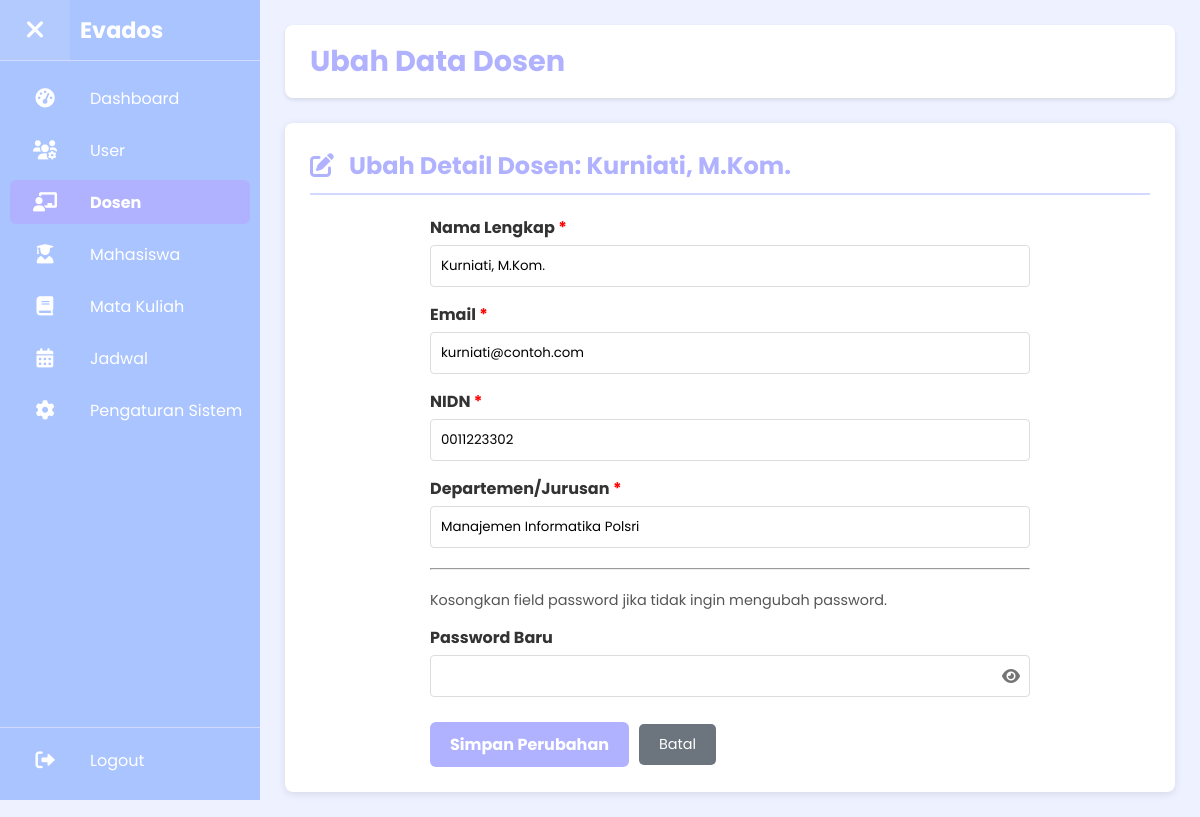
The page /admin/admin_edit_dosen.php?user_id=4 (signed in) on the database its author committed.
### tables this page shows
CREATE TABLE `dosen` (
  `user_id` int(11) NOT NULL,
  `nidn` varchar(30) NOT NULL,
  `department` varchar(100) DEFAULT NULL,
  `profile_photo_url` varchar(255) DEFAULT NULL
);

### admin/admin_edit_dosen.php (the view, shortened to what this page needs)
<?php
require_once '../config/db.php';
$page_title = "Tambah Dosen Baru";
$dosen_data = [
    'user_id' => null,
    'full_name' => '',
    'email' => '',
    'nidn' => '',
    'department' => ''
];
$is_editing = false;
$form_action_url = 'admin_edit_dosen.php?action=add';
$current_page_php = "admin_manage_dosen.php";
if (isset($_GET['user_id']) && is_numeric($_GET['user_id'])) {
    $user_id_to_edit = intval($_GET['user_id']);
    $page_title = "Ubah Data Dosen";
    $is_editing = true;
    $form_action_url = 'admin_edit_dosen.php?user_id=' . $user_id_to_edit;
    $stmt_fetch = $conn->prepare("SELECT au.user_id, au.full_name, au.email, d.nidn, d.department
                                  FROM Auth_Users au
                                  JOIN Dosen d ON au.user_id = d.user_id
                                  WHERE au.user_id = ? AND au.role = 'dosen'");
    if ($stmt_fetch) {
        $stmt_fetch->bind_param("i", $user_id_to_edit);
        $stmt_fetch->execute();
        $result_fetch = $stmt_fetch->get_result();
        if ($result_fetch->num_rows == 1) {
            $db_data = $result_fetch->fetch_assoc();
            $dosen_data = array_merge($dosen_data, $db_data);
        } else {
            $_SESSION['error_message_dosen_manage'] = "Data dosen tidak ditemukan atau bukan merupakan akun dosen.";
            header("Location: admin_manage_dosen.php");
            exit();
        }
    } else {
        $error_message = "Gagal mengambil data dosen: " . $conn->error;
        $dosen_data = null;
    }
} elseif (isset($_GET['action']) && $_GET['action'] == 'add') {
} else {
    $_SESSION['error_message_dosen_manage'] = "Aksi tidak valid atau ID Dosen tidak disediakan.";
    header("Location: admin_manage_dosen.php");
    exit();
}
?>
<!DOCTYPE html>
<html lang="id">
<head>
    <link rel="stylesheet" href="../css/style.css">
    <link rel="stylesheet" href="https://cdnjs.cloudflare.com/ajax/libs/font-awesome/6.0.0-beta3/css/all.min.css">
</head>
<body>
    <div class="mahasiswa-layout">
        <aside class="sidebar" id="sidebar">
            <div class="sidebar-top-section">
                <button class="sidebar-toggle" id="sidebarToggle" aria-label="Toggle Sidebar"><i
                        class="fas fa-bars"></i></button>
                <div class="sidebar-header">
                    <h3 class="logo-text">Evados</h3>
                </div>
            </div>
            <nav class="sidebar-menu">
                <ul>
                    <li><a href="admin_dashboard.php"
                            class="<?php echo ($current_page_php == 'admin_dashboard.php') ? 'active' : ''; ?>"><i
                                class="fas fa-tachometer-alt"></i> <span class="menu-text">Dashboard</span></a></li>
                    <li><a href="admin_manage_users.php"
                            class="<?php echo (strpos($current_page_php, 'admin_manage_users.php') !== false || strpos($current_page_php, 'admin_edit_user.php') !== false) ? 'active' : ''; ?>"><i
                                class="fas fa-users-cog"></i> <span class="menu-text">User</span></a></li>
                    <li><a href="admin_manage_dosen.php"
                            class="<?php echo (strpos($current_page_php, 'admin_manage_dosen.php') !== false || strpos($current_page_php, 'admin_edit_dosen.php') !== false) ? 'active' : ''; ?>"><i
                                class="fas fa-chalkboard-teacher"></i> <span class="menu-text">Dosen</span></a></li>
                    <li><a href="admin_manage_mahasiswa.php"
                            class="<?php echo (strpos($current_page_php, 'admin_manage_mahasiswa.php') !== false || strpos($current_page_php, 'admin_edit_mahasiswa.php') !== false) ? 'active' : ''; ?>"><i
                                class="fas fa-user-graduate"></i> <span class="menu-text">Mahasiswa</span></a>
                    </li>
                    <li><a href="admin_manage_matakuliah.php"
                            class="<?php echo (strpos($current_page_php, 'admin_manage_matakuliah.php') !== false || strpos($current_page_php, 'admin_edit_matakuliah.php') !== false) ? 'active' : ''; ?>"><i
                                class="fas fa-book"></i> <span class="menu-text">Mata Kuliah</span></a></li>
                    <li><a href="admin_manage_jadwal.php"
                            class="<?php echo (strpos($current_page_php, 'admin_manage_jadwal.php') !== false || strpos($current_page_php, 'admin_edit_jadwal.php') !== false) ? 'active' : ''; ?>"><i
                                class="fas fa-calendar-alt"></i> <span class="menu-text">Jadwal</span></a>
                    </li>
                    <li><a href="admin_settings.php"
                            class="<?php echo ($current_page_php == 'admin_settings.php') ? 'active' : ''; ?>"><i
                                class="fas fa-cog"></i> <span class="menu-text">Pengaturan Sistem</span></a></li>
                </ul>
            </nav>
            <div class="sidebar-logout-section">
                <a href="../logout.php" class="logout-link"><i class="fas fa-sign-out-alt"></i> <span
                        class="menu-text">Logout</span></a>
            </div>
        </aside>
        <main class="main-content" id="mainContent">
            <header class="header">
                <h1><?php echo htmlspecialchars($page_title); ?></h1>
            </header>
            <?php if ($dosen_data !== null || (isset($_GET['action']) && $_GET['action'] == 'add')): ?>
                <section class="content-card">
                    <h2><i class="fas <?php echo $is_editing ? 'fa-edit' : 'fa-user-plus'; ?>"></i>
                        <?php echo $is_editing ? "Ubah Detail Dosen: " . htmlspecialchars($dosen_data['full_name'] ?? 'Dosen') : "Tambah Dosen Baru"; ?>
                    </h2>
                    <form action="<?php echo htmlspecialchars($form_action_url); ?>" method="POST" class="form-container"
                        style="max-width: 600px;">
                        <div class="input-group">
                            <label for="full_name">Nama Lengkap <span style="color:red;">*</span></label>
                            <input type="text" id="full_name" name="full_name" required
                                value="<?php echo htmlspecialchars($dosen_data['full_name'] ?? ''); ?>">
                        </div>
                        <div class="input-group">
                            <label for="email">Email <span style="color:red;">*</span></label>
                            <input type="email" id="email" name="email" required
                                value="<?php echo htmlspecialchars($dosen_data['email'] ?? ''); ?>">
                        </div>
                        <div class="input-group">
                            <label for="nidn">NIDN <span style="color:red;">*</span></label>
                            <input type="text" id="nidn" name="nidn" required
                                value="<?php echo htmlspecialchars($dosen_data['nidn'] ?? ''); ?>">
                        </div>
                        <div class="input-group">
                            <label for="department">Departemen/Jurusan <span style="color:red;">*</span></label>
                            <input type="text" id="department" name="department" required
                                value="<?php echo htmlspecialchars($dosen_data['department'] ?? ''); ?>">
                        </div>
                        <hr style="margin: 20px 0;">
                        <p style="font-size:0.9em; color:#555;">
                            <?php if ($is_editing): ?>Kosongkan field password jika tidak ingin mengubah password.
                            <?php else: ?>Password wajib diisi untuk dosen baru (min. 6 karakter).<?php endif; ?>
                        </p>
                        <div class="input-group">
                            <label for="password_dosen">Password <?php echo $is_editing ? 'Baru' : ''; ?></label>
                            <div class="password-wrapper">
                                <input type="password" id="password_dosen" name="password" <?php echo !$is_editing ? 'required' : ''; ?>>
                                <span class="toggle-password" id="toggle_password_dosen">
                                    <i class="fas fa-eye"></i>
                                </span>
                            </div>
                        </div>
                        <div class="form-actions">
                            <button type="submit" name="<?php echo $is_editing ? 'update_dosen' : 'add_dosen'; ?>"
                                class="btn-login" style="width:auto; padding: 10px 20px;">
                                <?php echo $is_editing ? 'Simpan Perubahan' : 'Tambah Dosen'; ?>
                            </button>
                            <a href="admin_manage_dosen.php" class="btn-penilaian"
                                style="background-color: #6c757d; color:white; text-decoration:none; padding: 10px 20px;">Batal</a>
                        </div>
                    </form>
                </section>
            <?php endif; ?>
        </main>
    </div>
</body>
</html>

### rows shown on the page
dosen: user_id.full_name "Kurniati, M.Kom.", full_name "Kurniati, M.Kom.", email "kurniati@contoh.com", nidn "0011223302", department "Manajemen Informatika Polsri"

### other values the page prints
$page_title "Ubah Data Dosen"
